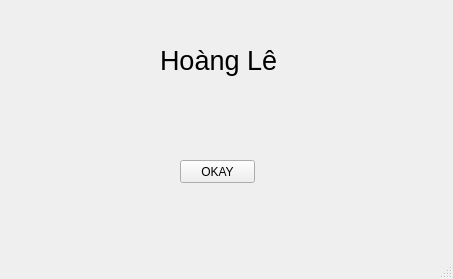
<?xml version="1.0" encoding="UTF-8"?>
<ui version="4.0">
 <class>MainWindow</class>
 <widget class="QMainWindow" name="MainWindow">
  <property name="geometry">
   <rect>
    <x>0</x>
    <y>0</y>
    <width>453</width>
    <height>279</height>
   </rect>
  </property>
  <property name="windowTitle">
   <string>MainWindow</string>
  </property>
  <widget class="QWidget" name="centralwidget">
   <widget class="QLabel" name="lab_hoagle">
    <property name="geometry">
     <rect>
      <x>160</x>
      <y>40</y>
      <width>121</width>
      <height>41</height>
     </rect>
    </property>
    <property name="font">
     <font>
      <pointsize>20</pointsize>
     </font>
    </property>
    <property name="text">
     <string>Hoàng Lê</string>
    </property>
   </widget>
   <widget class="QPushButton" name="butt_ok">
    <property name="geometry">
     <rect>
      <x>180</x>
      <y>160</y>
      <width>75</width>
      <height>23</height>
     </rect>
    </property>
    <property name="text">
     <string>OKAY</string>
    </property>
   </widget>
  </widget>
  <widget class="QMenuBar" name="menubar">
   <property name="geometry">
    <rect>
     <x>0</x>
     <y>0</y>
     <width>453</width>
     <height>21</height>
    </rect>
   </property>
  </widget>
  <widget class="QStatusBar" name="statusbar"/>
 </widget>
 <resources/>
 <connections/>
</ui>
